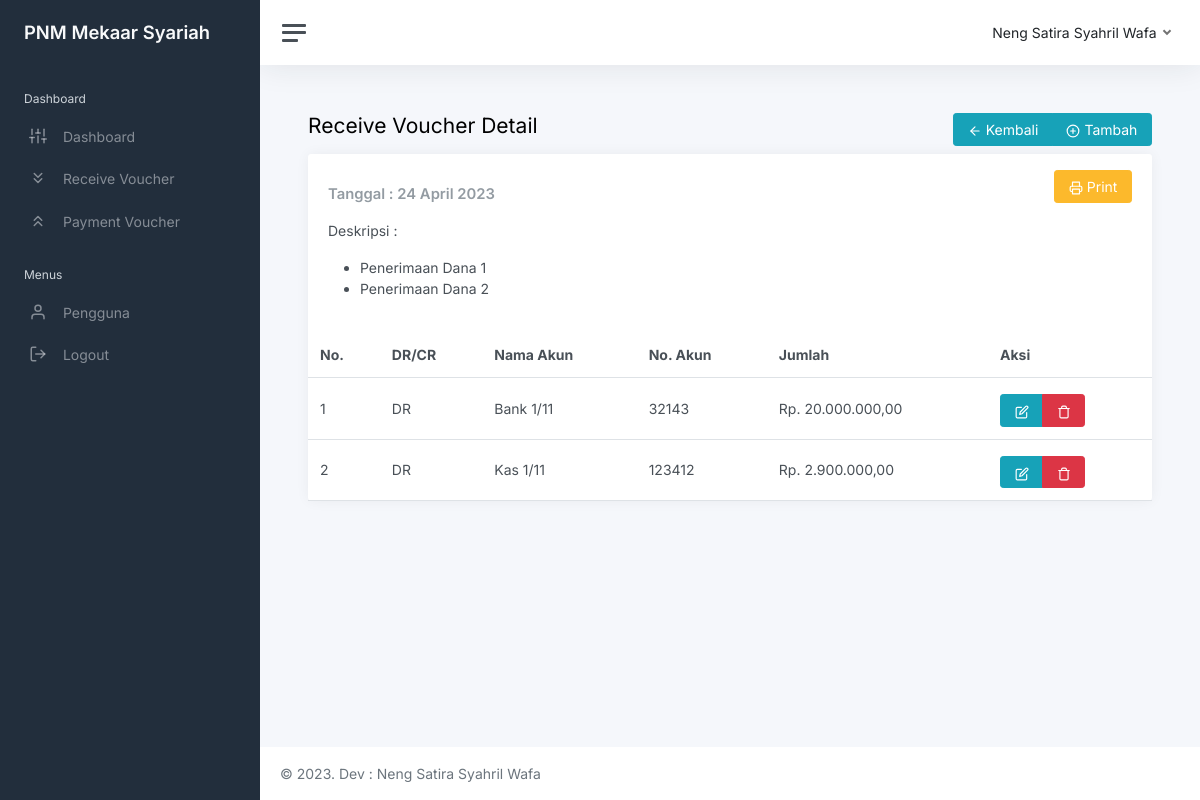
Page /view_rv/rv_detail.php?id=2 (signed in) on the committed database.
### tables this page shows
CREATE TABLE `users` (
  `id_user` int(11) NOT NULL,
  `nama` varchar(255) NOT NULL,
  `username` varchar(255) NOT NULL,
  `email` varchar(255) NOT NULL,
  `password` varchar(255) NOT NULL,
  `image` varchar(255) NOT NULL,
  `role_id` int(10) NOT NULL,
  `date_created` date NOT NULL,
  `is_active` int(10) NOT NULL
);

CREATE TABLE `rv` (
  `id_rv` int(11) NOT NULL,
  `rv_date` date NOT NULL,
  `deskripsi` text NOT NULL,
  `id_user` int(10) NOT NULL
);

CREATE TABLE `rv_detail` (
  `id_rv_detail` int(11) NOT NULL,
  `id_rv` int(10) NOT NULL,
  `drcr` varchar(10) NOT NULL,
  `nama_akun` varchar(255) NOT NULL,
  `no_akun` varchar(100) NOT NULL,
  `jumlah` int(10) NOT NULL
);

### functions.php (called while the page is built, shortened)
<?php
$conn = mysqli_connect("localhost", "root", "", "db_sirvpv");
function query($query)
{
    global $conn;
    $result = mysqli_query($conn, $query);
    $rows = [];
    while ($row = mysqli_fetch_assoc($result)) {
        $rows[] = $row;
    }
    return $rows;
}

### view_rv/rv_detail.php (the view, shortened to what this page needs)
<?php
include "../templates/header.php";
$id_rv = $_GET["id"];
$rv = query(
    "SELECT * FROM rv
    WHERE id_rv = $id_rv"
)[0];
$rv_detail = query(
    "SELECT * FROM rv_detail
    INNER JOIN rv ON rv.id_rv = rv_detail.id_rv
    WHERE rv_detail.id_rv = $id_rv"
);
?>
<main class="content">
    <div class="container-fluid p-0">
        <div class="row">
            <div class="col-6">
                <h1 class="h3 mb-3">Receive Voucher Detail</h1>
            </div>
            <div class="col-6 text-end">
                <div class="btn-group btn-group-toggle" data-toggle="buttons">
                    <a href="rv.php" class="btn btn-info text-white"><i class="align-middle"
                            data-feather="arrow-left"></i>
                        Kembali</a>
                    <a href="rv_detail_add.php?id_rv=<?= $rv["id_rv"]; ?>" class="btn btn-info text-white"><i
                            class="align-middle" data-feather="plus-circle"></i>
                        Tambah</a>
                </div>
            </div>
        </div>
        <div class="row">
            <div class="col-12 col-lg-12 col-xxl-12 d-flex">
                <div class="card flex-fill">
                    <div class="card-header">
                        <div class="row">
                            <div class="col-6">
                                <h5 class="card-title mb-0 mt-3">
                                    Tanggal :
                                    <strong>
                                        <?= date('d F Y', strtotime($rv["rv_date"])); ?>
                                    </strong>
                                </h5>
                                <p class="mt-3">
                                    Deskripsi :
                                    <?= $rv["deskripsi"]; ?>
                                </p>
                            </div>
                            <div class="col-6 text-end">
                                <a href="rv_detail_print.php?id_rv=<?= $rv["id_rv"]; ?>"
                                    class="btn btn-warning text-white" target="_blank"><i class="align-middle"
                                        data-feather="printer"></i>
                                    Print</a>
                            </div>
                        </div>
                    </div>
                    <table class="table table-responsive my-0">
                        <thead>
                            <tr>
                                <th>No.</th>
                                <th>DR/CR</th>
                                <th>Nama Akun</th>
                                <th class="d-none d-xl-table-cell">No. Akun</th>
                                <th>Jumlah</th>
                                <th>Aksi</th>
                            </tr>
                        </thead>
                        <tbody>
                            <?php $i = 1; ?>
                            <?php foreach ($rv_detail as $rvd): ?>
                                <tr>
                                    <td>
                                        <?= $i; ?>
                                    </td>
                                    <td>
                                        <?= $rvd["drcr"]; ?>
                                    </td>
                                    <td>
                                        <?= $rvd["nama_akun"]; ?>
                                    </td>
                                    <td class="d-none d-xl-table-cell">
                                        <?= $rvd["no_akun"]; ?>
                                    </td>
                                    <td>
                                        Rp.
                                        <?= number_format($rvd["jumlah"], 2, ',', '.'); ?>
                                    </td>
                                    <td>
                                        <div class="btn-group btn-group-toggle" data-toggle="buttons">
                                            <a href="rv_detail_edit.php?id_rvd=<?= $rvd["id_rv_detail"]; ?>&id_rv=<?= $rv["id_rv"]; ?>"
                                                class="btn btn-info text-white mt-1"><i class="align-middle"
                                                    data-feather="edit"></i></a>
                                            <a href="rv_detail_delete.php?id_rvd=<?= $rvd["id_rv_detail"]; ?>&id_rv=<?= $rv["id_rv"]; ?>"
                                                class="btn btn-danger text-white mt-1"
                                                onclick="return confirm('Yakin ingin menghapus <?= $rvd['nama_akun']; ?>?');"><i
                                                    class="align-middle" data-feather="trash"></i></a>
                                        </div>
                                    </td>
                                </tr>
                                <?php $i++; ?>
                            <?php endforeach; ?>
                        </tbody>
                    </table>
                </div>
            </div>
        </div>
    </div>
</main>
<?php
include "../templates/footer.php";
?>

### templates/topbar.php (shortened to what this page needs)
<div class="main">
    <nav class="navbar navbar-expand navbar-light navbar-bg">
        <a class="sidebar-toggle js-sidebar-toggle">
            <i class="hamburger align-self-center"></i>
        </a>
        <div class="navbar-collapse collapse">
            <ul class="navbar-nav navbar-align">
                <li class="nav-item dropdown">
                    <a class="nav-link dropdown-toggle d-none d-sm-inline-block" href="#" data-bs-toggle="dropdown">
                        <span class="text-dark">
                            <?= $user["nama"] ?>
                        </span>
                    </a>
                </li>
            </ul>
        </div>
    </nav>

### rows in the picture
users: nama "Neng Satira Syahril Wafa"
rv: rv_date "24 April 2023", deskripsi "Penerimaan Dana 1 Penerimaan Dana 2"
rv_detail: drcr "DR", nama_akun "Bank 1/11", no_akun "32143", jumlah "20.000.000,00"
rv_detail: drcr "DR", nama_akun "Kas 1/11", no_akun "123412", jumlah "2.900.000,00"
